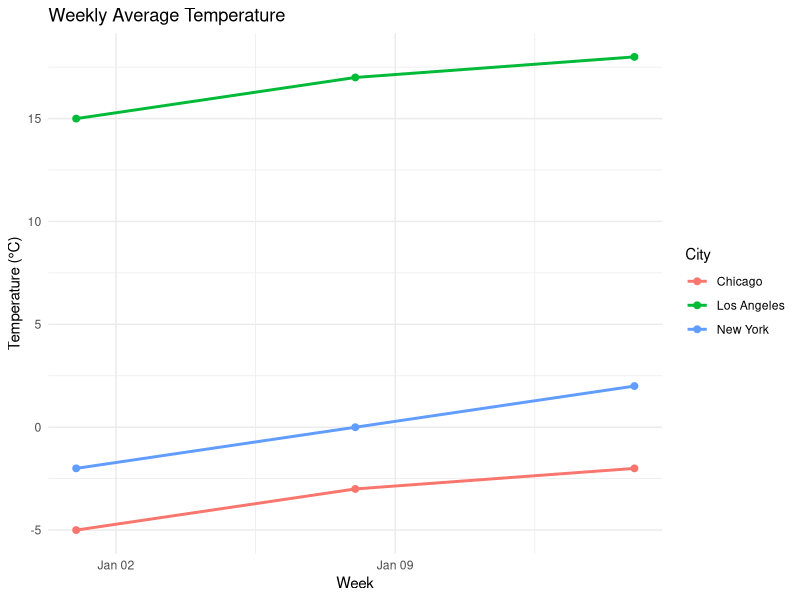

Reproduce this figure in R.
library(ggplot2)
library(dplyr)

# Create dataset
week <- as.Date(c("2023-01-01","2023-01-01","2023-01-01",
                  "2023-01-08","2023-01-08","2023-01-08",
                  "2023-01-15","2023-01-15","2023-01-15"))

city <- c("New York","Los Angeles","Chicago",
          "New York","Los Angeles","Chicago",
          "New York","Los Angeles","Chicago")

avg_temp <- c(-2,15,-5,0,17,-3,2,18,-2)

temp_data <- data.frame(Week=week, City=city, Avg_Temp=avg_temp)

# Plot
ggplot(temp_data, aes(x=Week, y=Avg_Temp, color=City)) +
  geom_line(size=1) +
  geom_point(size=2) +
  labs(title="Weekly Average Temperature",
       x="Week",
       y="Temperature (°C)") +
  theme_minimal()
